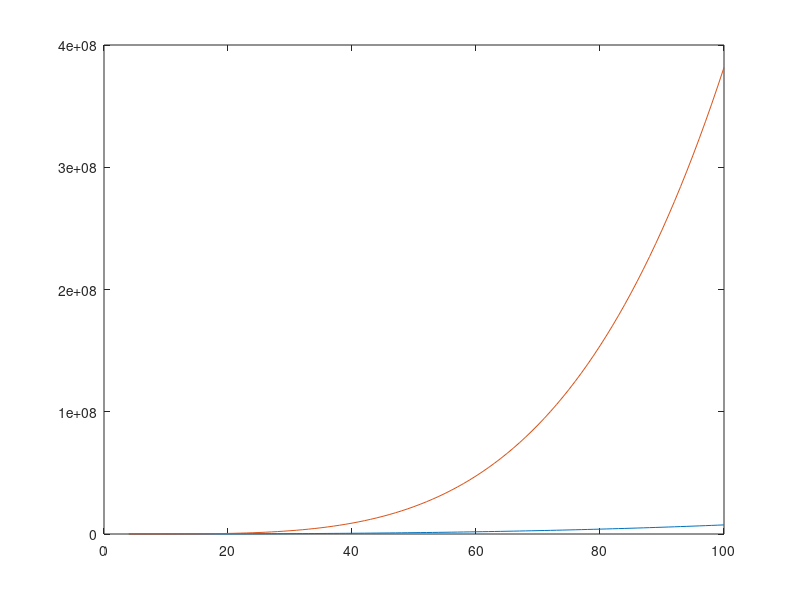

Here is the MATLAB script that generated this plot:

clc;
clear all;

Nt = 4;
usersOverSystem = [Nt:100];
itUsers = length(usersOverSystem);

sumCAdd = zeros(itUsers,4);
sumCMult = zeros(itUsers,4);

% SUS algorithm using Nullspace

gIndex = 1;

for itUser = 1:itUsers
    for iAntenna = 1:Nt
        
        if iAntenna == 1
            for kUser = 1:usersOverSystem(itUser)
                
                prodPerUser = Nt;
                sumPerUser = Nt - 1;
                
                sumCAdd(itUser,gIndex) = sumCAdd(itUser,gIndex) + sumPerUser;
                sumCMult(itUser,gIndex) = sumCMult(itUser,gIndex) + prodPerUser;
                
            end
        else       
            for kUser = 1:(usersOverSystem(itUser) - (iAntenna - 1))
                
                % For Matrix Multiplication
                
                prodPerUser = Nt * Nt + Nt;
                sumPerUser = Nt * (Nt - 1) + Nt - 1;
                
                sumCAdd(itUser,gIndex) = sumCAdd(itUser,gIndex) + sumPerUser;
                sumCMult(itUser,gIndex) = sumCMult(itUser,gIndex) + prodPerUser;

            end
        end
        
        if iAntenna ~= Nt

            % Inverse Calculation

            prodPerUser = Nt * Nt * Nt * Nt;
            sumPerUser = (Nt - 1) * Nt * Nt;

            sumCAdd(itUser,gIndex) = sumCAdd(itUser,gIndex) + sumPerUser;
            sumCMult(itUser,gIndex) = sumCMult(itUser,gIndex) + prodPerUser;

            % Null space calculation

            prodPerUser = Nt * iAntenna * iAntenna + Nt * Nt * iAntenna;
            sumPerUser = (iAntenna - 1) * iAntenna + (iAntenna - 1) * Nt;

            sumCAdd(itUser,gIndex) = sumCAdd(itUser,gIndex) + sumPerUser;
            sumCMult(itUser,gIndex) = sumCMult(itUser,gIndex) + prodPerUser;
            
        end

    end
end

gIndex = 2;

% Reduced Nullspace Selection

for itUser = 1:itUsers
    for iAntenna = 1:Nt
        
        if iAntenna == 1
            for kUser = 1:usersOverSystem(itUser)
                
                prodPerUser = Nt;
                sumPerUser = Nt - 1;
                
                sumCAdd(itUser,gIndex) = sumCAdd(itUser,gIndex) + sumPerUser;
                sumCMult(itUser,gIndex) = sumCMult(itUser,gIndex) + prodPerUser;
                
            end
        else       
            for kUser = 1:(usersOverSystem(itUser) - (iAntenna - 1))
                
                % For Matrix Multiplication
                
                prodPerUser = Nt * (iAntenna - 1) + Nt;
                sumPerUser = (iAntenna - 1) * (Nt - 1) + Nt - 1;
                
                sumCAdd(itUser,gIndex) = sumCAdd(itUser,gIndex) + sumPerUser;
                sumCMult(itUser,gIndex) = sumCMult(itUser,gIndex) + prodPerUser;
                
                % Norm calculation for each user
                
                prodPerUser = (iAntenna - 1);sumPerUser = iAntenna;                
                sumCAdd(itUser,gIndex) = sumCAdd(itUser,gIndex) + sumPerUser;
                sumCMult(itUser,gIndex) = sumCMult(itUser,gIndex) + prodPerUser;

            end
        end
        
        if iAntenna ~= Nt

            % Unit Norm Calculation

            prodPerUser = Nt;
            sumPerUser = (Nt - 1);

            sumCAdd(itUser,gIndex) = sumCAdd(itUser,gIndex) + sumPerUser;
            sumCMult(itUser,gIndex) = sumCMult(itUser,gIndex) + prodPerUser;
            
        end

    end
end

gIndex = 3;

% Pairwise User Selection

for itUser = 1:itUsers
    for iAntenna = 1:Nt
        
        sumUsers = usersOverSystem(itUser) - (iAntenna - 1);
        psdUsers = sumUsers * (sumUsers + 1) * 0.5;
        
        % For Pairwise Matrix Multiplication
        
        prodPerUser = Nt * (2 + iAntenna - 1) * Nt + ((2 + iAntenna - 1)^3 / 3);
        sumPerUser = (Nt - 1) * (2 + iAntenna - 1);
        
        sumCAdd(itUser,gIndex) = sumCAdd(itUser,gIndex) + sumPerUser * psdUsers;
        sumCMult(itUser,gIndex) = sumCMult(itUser,gIndex) + prodPerUser * psdUsers;
        
        if iAntenna ~= Nt

            % Inverse Calculation

            prodPerUser = Nt * Nt * Nt * Nt;
            sumPerUser = (Nt - 1) * Nt * Nt;

            sumCAdd(itUser,gIndex) = sumCAdd(itUser,gIndex) + sumPerUser;
            sumCMult(itUser,gIndex) = sumCMult(itUser,gIndex) + prodPerUser;

            % Null space calculation

            prodPerUser = Nt * iAntenna * iAntenna + Nt * Nt * iAntenna;
            sumPerUser = (iAntenna - 1) * iAntenna + (iAntenna - 1) * Nt;

            sumCAdd(itUser,gIndex) = sumCAdd(itUser,gIndex) + sumPerUser;
            sumCMult(itUser,gIndex) = sumCMult(itUser,gIndex) + prodPerUser;

            % Dominant Eigen Mode
            
            prodPerUser = sumUsers * sumUsers * sumUsers;
            sumPerUser = (sumUsers - 1) * sumUsers * sumUsers;

            sumCAdd(itUser,gIndex) = sumCAdd(itUser,gIndex) + sumPerUser;
            sumCMult(itUser,gIndex) = sumCMult(itUser,gIndex) + prodPerUser;
            
            
        end

    end
end

% Exhaustive using Nullspace
gIndex = 4;

for itUser = 1:itUsers
    
    totComb = factorial(usersOverSystem(itUser)) / (factorial(Nt) * factorial(usersOverSystem(itUser) - Nt));
       
    prodPerUser = Nt * Nt * Nt + (Nt^3 / 3);
    sumPerUser = (Nt - 1) * Nt;
    
    sumCAdd(itUser,gIndex) = sumCAdd(itUser,gIndex) + sumPerUser * totComb;
    sumCMult(itUser,gIndex) = sumCMult(itUser,gIndex) + prodPerUser * totComb;
    
end

sumPlot = sumCAdd + sumCMult;
plot(usersOverSystem,sumPlot(:,3:4));



